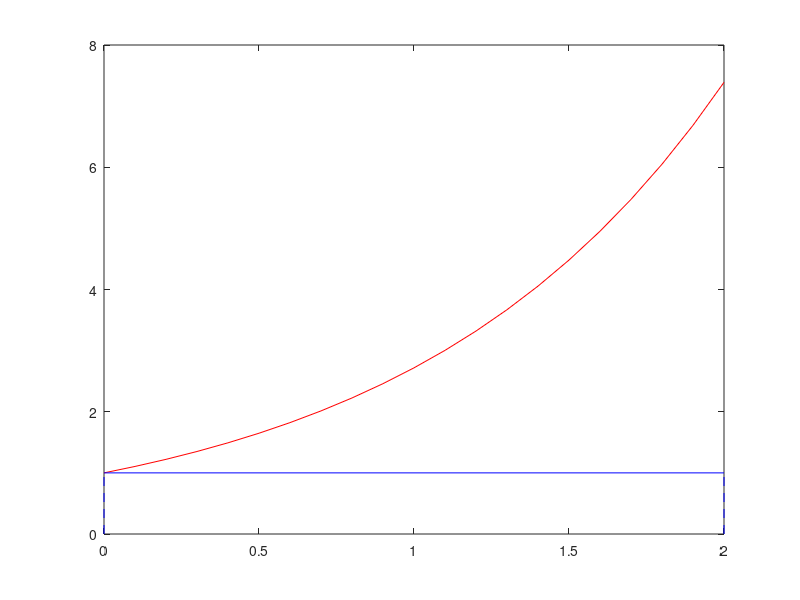
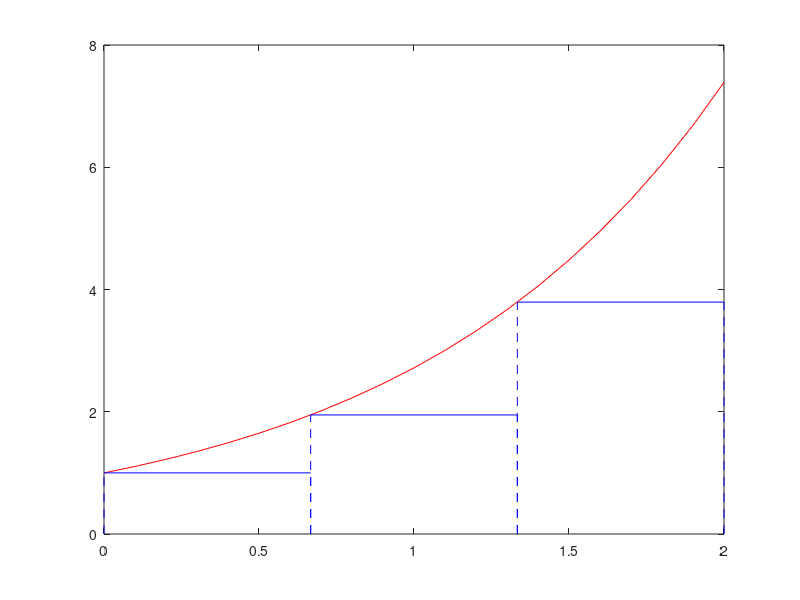
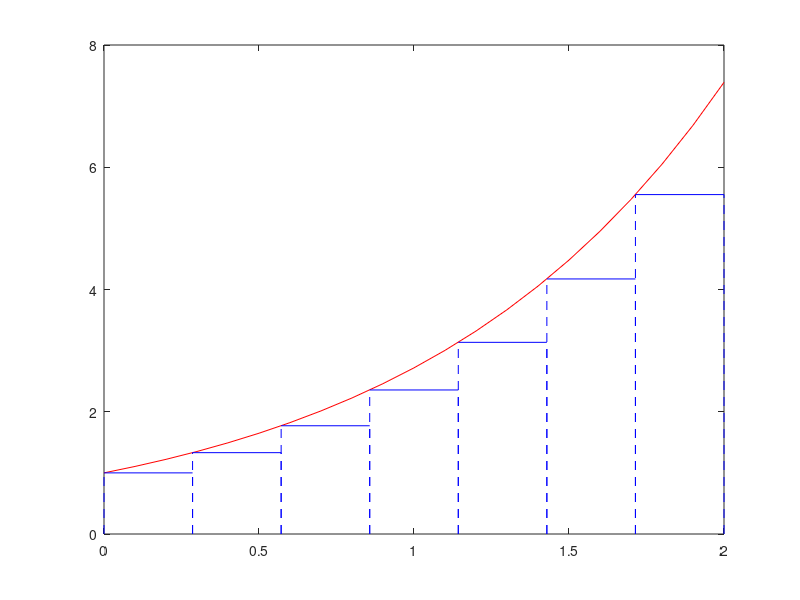
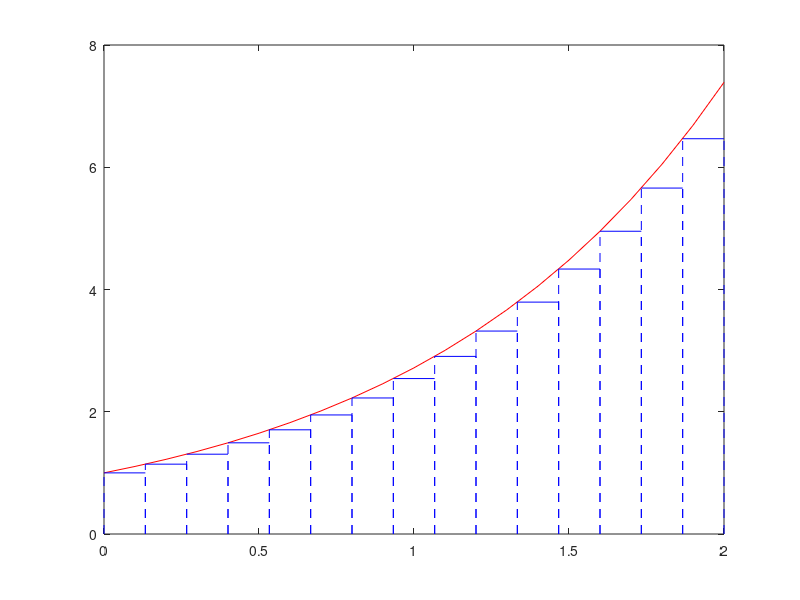

Recreate these plots in MATLAB, in order.
clc;
clear;
format("long");
func = @(x) exp(x);
func_integral = @(x) exp(x);

a = 0;
b = 2;
n = 4;
print = ['Формула левых прямоугольников:'];
disp(print);
for i = 1:4
    n = 2^i;
    figure;
    x = a:0.1:b;
    y = func(x);
    plot(x, y, '-r'); hold on;
    
    
    x = linspace(a, b, n);
    h = x(2) - x(1);
    real_value = func_integral(x(n)) - func_integral(x(1));
    value = 0;
    for i = 1:n-1
        v = func(x(i)) * h;
        value = value + v;
        x_g = [x(i), x(i)];
        y_g = [0, func(x(i))];
        plot(x_g, y_g, '--b'); hold on;
        x_g = [x(i+1), x(i+1)];
        y_g = [0, func(x(i))];
        plot(x_g, y_g, '--b'); hold on;
        x_g = [x(i), x(i+1)];
        y_g = [func(x(i)), func(x(i))];
        plot(x_g, y_g, '-b'); hold on;
    end
    alfa = log(abs(real_value-value))/log(h);
    waitforbuttonpress;
end

n = 50;
print = ['Настоящее значение: ', num2str(real_value, '%.10f'), ' Полученное значение: ', num2str(value, '%.10f'), ' alfa = ', num2str(alfa)];
disp(print);
disp([' ']);

print = ['Формула трапеций:'];
disp(print);
for j = 1:4
    n = 2^j;
    figure;
    x = a:0.1:b;
    y = func(x);
    plot(x, y, '-r'); hold on;
    x = linspace(a, b, n);
    h = x(2) - x(1);
    real_value = func_integral(x(n)) - func_integral(x(1));
    value = 0;
    for i = 1:n-1
        v = h/2*func(x(i)) + h/2*func(x(i+1));
        real_v = func_integral(x(i+1)) - func_integral(x(i));
        value = value + v;
        x_g = [x(i), x(i)];
        y_g = [0, func(x(i))];
        plot(x_g, y_g, '--b'); hold on;
        x_g = [x(i+1), x(i+1)];
        y_g = [0, func(x(i+1))];
        plot(x_g, y_g, '--b'); hold on;
        x_g = [x(i), x(i+1)];
        y_g = [func(x(i)), func(x(i+1))];
        plot(x_g, y_g, '-b'); hold on;
    end
    waitforbuttonpress;
end
alfa = log(abs(real_value-value))/log(h);
print = ['Настоящее значение: ', num2str(real_value, '%.10f'), ' Полученное значение: ', num2str(value, '%.10f'), ' alfa = ', num2str(alfa)];
disp(print);
disp(['']);



